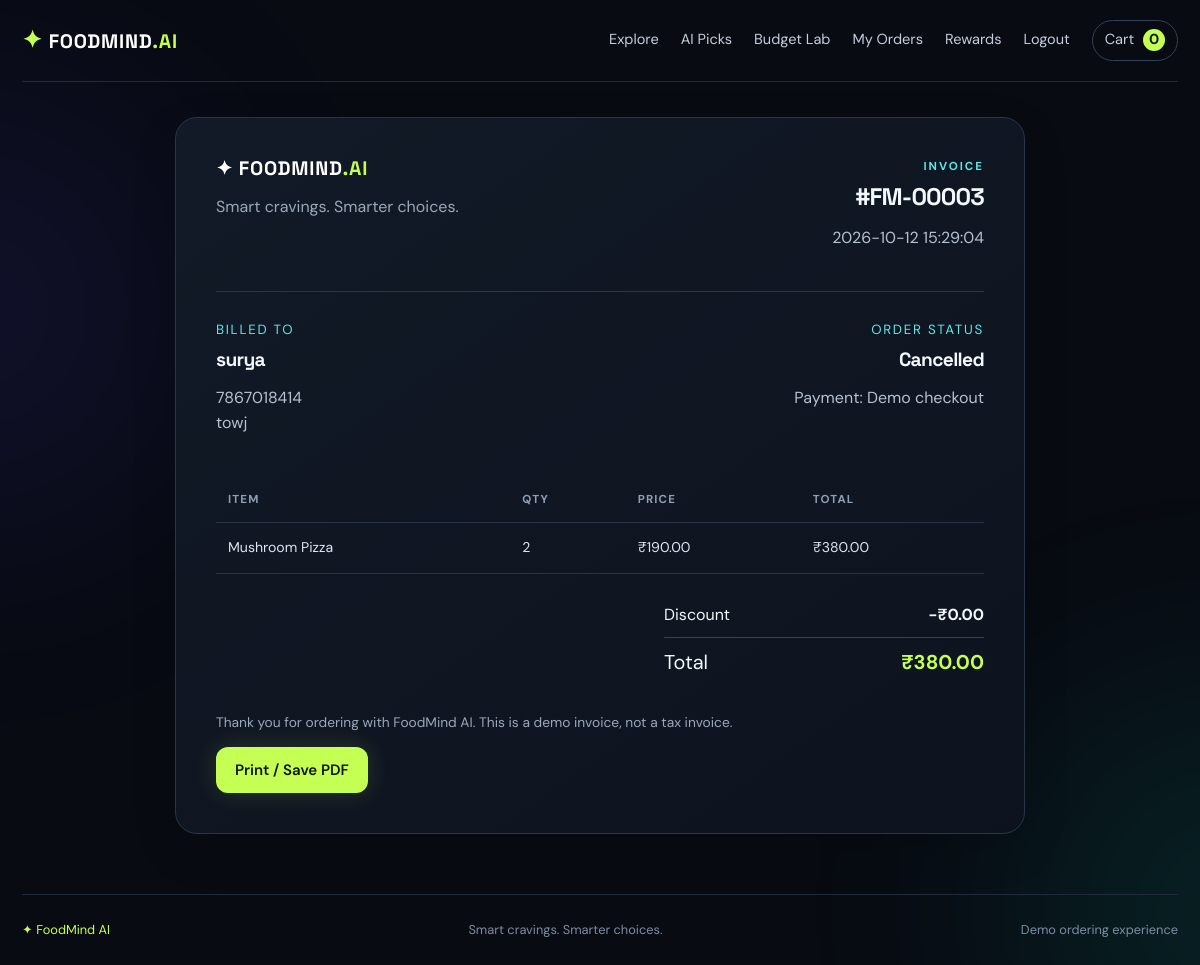
The page /orders/3/invoice (signed in) on the database its author committed.
### tables this page shows
CREATE TABLE orders (
          id INTEGER PRIMARY KEY AUTOINCREMENT, user_id INTEGER NOT NULL,
          customer_name TEXT NOT NULL, phone TEXT NOT NULL, address TEXT NOT NULL,
          total REAL NOT NULL, status TEXT NOT NULL DEFAULT 'Placed',
          created_at TEXT NOT NULL DEFAULT CURRENT_TIMESTAMP,
          coupon TEXT NOT NULL DEFAULT '', discount REAL NOT NULL DEFAULT 0,
          points_earned INTEGER NOT NULL DEFAULT 0,
          FOREIGN KEY(user_id) REFERENCES users(id)
        );

CREATE TABLE order_items (
          id INTEGER PRIMARY KEY AUTOINCREMENT, order_id INTEGER NOT NULL,
          food_id INTEGER, food_name TEXT NOT NULL, price REAL NOT NULL,
          quantity INTEGER NOT NULL,
          FOREIGN KEY(order_id) REFERENCES orders(id) ON DELETE CASCADE,
          FOREIGN KEY(food_id) REFERENCES foods(id) ON DELETE SET NULL
        );

### app.py (the view)
@app.route("/orders/<int:order_id>/invoice")
@login_required
def invoice(order_id):
    with get_db() as db:
        order=db.execute("SELECT * FROM orders WHERE id=? AND user_id=?",(order_id,session["user_id"])).fetchone()
        if not order: return "Invoice not found",404
        items=db.execute("SELECT * FROM order_items WHERE order_id=?",(order_id,)).fetchall()
    return render_template("invoice.html",order=order,items=items)

### app.py (called while the page is built)
def get_db():
    conn = sqlite3.connect(DB_PATH, timeout=20)
    conn.row_factory = sqlite3.Row
    conn.execute("PRAGMA foreign_keys=ON")
    return conn

def login_required(fn):
    @wraps(fn)
    def wrapped(*a,**kw):
        if not session.get("user_id"):
            flash("Please sign in to continue.","info")
            return redirect(url_for("login", next=request.path))
        return fn(*a,**kw)
    return wrapped

@app.context_processor
def globals_for_templates():
    cart = session.get("cart", {})
    return {"cart_count":sum(int(v) for v in cart.values()), "current_user":session.get("user_name")}

### templates/invoice.html
{% extends "base.html" %}{% block title %}Invoice #{{ order.id }} — FoodMind AI{% endblock %}{% block content %}<div class="invoice panel"><div class="invoice-top"><div><div class="brand">✦ FOODMIND<span class="ai">.AI</span></div><p class="muted">Smart cravings. Smarter choices.</p></div><div class="right"><div class="eyebrow">INVOICE</div><h2>#FM-{{ '%05d'|format(order.id) }}</h2><p>{{ order.created_at }}</p></div></div><hr><div class="invoice-address"><div><small>BILLED TO</small><h3>{{ order.customer_name }}</h3><p>{{ order.phone }}<br>{{ order.address }}</p></div><div class="right"><small>ORDER STATUS</small><h3>{{ order.status }}</h3><p>Payment: Demo checkout</p></div></div><table><thead><tr><th>Item</th><th>Qty</th><th>Price</th><th>Total</th></tr></thead><tbody>{% for i in items %}<tr><td>{{ i.food_name }}</td><td>{{ i.quantity }}</td><td>₹{{ '%.2f'|format(i.price) }}</td><td>₹{{ '%.2f'|format(i.price*i.quantity) }}</td></tr>{% endfor %}</tbody></table><div class="invoice-total"><div><span>Discount</span><b>−₹{{ '%.2f'|format(order.discount) }}</b></div><div class="grand"><span>Total</span><strong>₹{{ '%.2f'|format(order.total) }}</strong></div></div><p class="muted small">Thank you for ordering with FoodMind AI. This is a demo invoice, not a tax invoice.</p><button class="btn primary no-print" onclick="window.print()">Print / Save PDF</button></div>{% endblock %}

### static/style.css (style rules this page uses)
:root { --bg:#080b12;--panel:#101622;--panel2:#141d2c;--line:#243047;--text:#f4f7fb;--muted:#9aa8bc;--lime:#c5ff54;--cyan:#5ce7e8;--purple:#a88bff;--danger:#ff7e93;--radius:22px }
* { box-sizing:border-box }
html { scroll-behavior:smooth }
body { margin:0;background:var(--bg);color:var(--text);font-family:'DM Sans',sans-serif;line-height:1.55;overflow-x:hidden }
h1,h2,h3,.brand { font-family:'Space Grotesk',sans-serif;line-height:1.1;letter-spacing:-.035em }
h2 { font-size:clamp(1.5rem,3vw,2.25rem);margin:8px 0 12px }
h3 { font-size:1.2rem;margin:7px 0 }
p { color:#b6c1d1 }
.muted,small { color:var(--muted) }
.small { font-size:.86rem }
.right { text-align:right }
.brand { color:white;font-weight:700;font-size:1.22rem;letter-spacing:.04em;white-space:nowrap }
.ai { color:var(--lime) }
.eyebrow { font-size:.72rem;letter-spacing:.17em;font-weight:700;color:var(--cyan);text-transform:uppercase }
.btn { display:inline-flex;align-items:center;justify-content:center;gap:8px;padding:12px 18px;border-radius:12px;border:1px solid transparent;font:600 .94rem 'DM Sans';cursor:pointer;transition:.2s }
.primary { background:var(--lime);color:#101510;box-shadow:0 0 25px #c5ff5425 }
.panel { background:linear-gradient(145deg,#121a27,#0d131e);border:1px solid #29364a;border-radius:var(--radius);padding:25px;box-shadow:0 16px 45px #0002 }
.table-wrap table,.invoice table { width:100%;border-collapse:collapse;font-size:.88rem }
th { text-align:left;color:#8f9fb6;font-size:.72rem;letter-spacing:.1em;text-transform:uppercase }
td,th { padding:14px 12px;border-bottom:1px solid #263348;white-space:nowrap }
td { color:#dce5f1 }
.invoice { max-width:850px;margin:35px auto 60px;padding:40px }
.invoice-top,.invoice-address { display:flex;justify-content:space-between;gap:25px }
.invoice-top h2 { font-size:1.5rem }
.invoice-address { margin:25px 0 }
.invoice-address small { letter-spacing:.13em;color:var(--cyan) }
.invoice-total { margin:20px 0 25px auto;width:min(320px,100%) }
.invoice-total>div { display:flex;justify-content:space-between;padding:9px 0 }
.invoice-total .grand { border-top:1px solid #35445b;font-size:1.25rem }
.grand strong { color:var(--lime) }
hr { border:0;border-top:1px solid #29364a;margin:24px 0 }

### rows shown on the page
orders: id "00003", created_at "2026-10-12 15:29:04", customer_name "surya", phone "7867018414", address "towj", status "Cancelled", discount "0.00", total "380.00"
order_items: food_name "Mushroom Pizza", quantity "2", price "190.00", i.price*i.quantity "380.00"

### other values the page prints
{{ cart_count }} "0"
